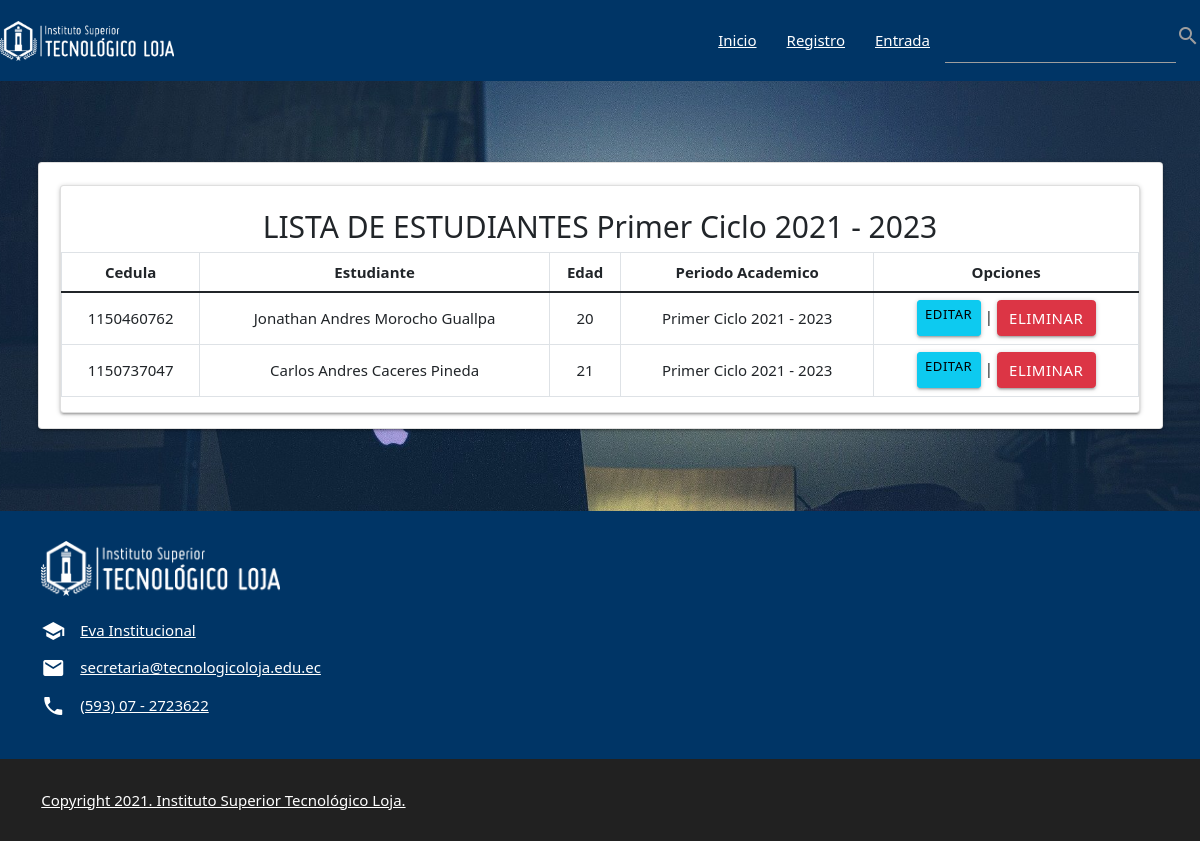
Page /inscritosCurso/4/ on the earlier database version.
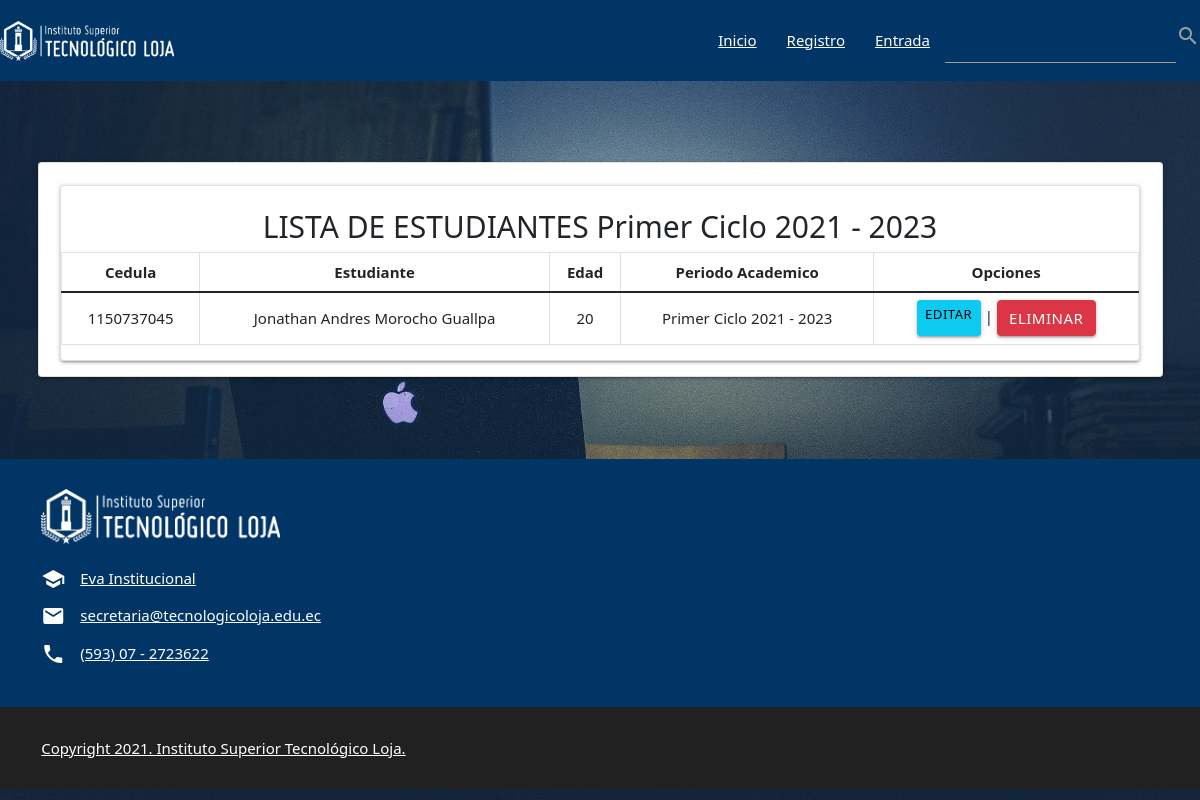
Same page on the later database version.
### Academico/models.py (models this page shows, shortened)
class Carrera(models.Model):
    Periodo_Academico = models.CharField(max_length=25)
    Fecha_inicio_Periodo = models.DateField()
    Duracion_Ciclo = models.CharField(max_length=25)
    def __str__(self):
        return self.Periodo_Academico

class Estudiante(models.Model):
    sexos = (('Masculino', 'Masculino'),('Femenino', 'Femenino'))
    periodos = (('P.Ciclo','Primer Ciclo'),('S.Ciclo','SegundO Ciclo'),('T.Ciclo','Tercer Ciclo'))
    materiasPrimer = (('P.1','Legislacion'),('P.1','Matematicas'),('T.Ciclo','Tercer Ciclo'))
    materiasSegun = (('P.1','Legislacion'),('P.1','Matematicas'),('T.Ciclo','Tercer Ciclo'))
    MateriasPrimerCiclo = (
    ('Matemáticas Discretas','Matemáticas Discretas'),
    ('Introducción al Desarrollo de Software','Introducción al Desarrollo de Software'),
    ('Fundamentos de la Programación','Fundamentos de la Programación'),
    ('Análisis y Diseño de Sistemas','Análisis y Diseño de Sistemas'),
    ('Ingles I','Ingles I'),
    ('Desarrollo del Pensamiento','Desarrollo del Pensamiento')
    )
    MateriasSegundoCiclo = (
    ('Algebra y Trigonometría','Algebra y Trigonometría'),
    ('Base de Datos','Base de Datos'),
    ('Programación Orientada a Objetos','Programación Orientada a Objetos'),
    ('Metodologías de Desarrollo de Software','Metodologías de Desarrollo de Software'),
    ('Ingles II','Ingles II'),
    ('Lenguaje y Comunicación','Lenguaje y Comunicación')
    )
    MateriasTercerCiclo = (
    ('Cálculo Diferencial e Integral','Algebra y Trigonometría'),
    ('Fundamentos de la Administración','Base de Datos'),
    ('Programación Visual','Programación Orientada a Objetos'),
    ('Base de Datos Avanzada','Base de Datos Avanzada'),
    ('Diseño de Interfaz','Diseño de Interfaz'),
    ('Ingles III','Ingles III'),
    )
    MateriasCuartoCiclo = (
    ('Estadística Descriptiva','Estadística Descriptiva'),
    ('Legislación Informática','Legislación Informática'),
    ('Programación de Aplicaciones Web','Programación de Aplicaciones Web'),
    ('Desarrollo de Aplicaciones Moviles','Desarrollo de Aplicaciones Moviles'),
    ('Ingles IV','Ingles IV'),
    ('Diversidad Cultural','Diversidad Cultural'),
    )
    MateriasQuintoCiclo = (
    ('Proyecto de Titulación','Proyecto de Titulación'),
    ('Emprendimientos','Emprendimientos'),
    ('Auditoria Informática','Auditoria Informática'),
    ('Tendencias Actuales de Programación','Tendencias Actuales de Programación'),
    ('Calidad de Software','Calidad de Software'),
    ('Fundamentos de Software y Conectividad','Fundamentos de Software y Conectividad'),
    ('Ética Profesional','Ética Profesional'),
    )
    dni = models.CharField(max_length=10)
    Nombres = models.CharField(max_length=25)
    Apellidos = models.CharField(max_length=25)
    Fecha_Nacimiento = models.DateField()
    Edad = models.IntegerField()
    sexoM = models.CharField(max_length=10, choices=sexos)
    PeriodoAcademico = models.ForeignKey(Carrera, on_delete=models.CASCADE)
    PrimerCiclo = MultiSelectField(max_length=1000, max_choices=7, choices=MateriasPrimerCiclo, default=False, blank=True)
    SegundoCiclo = MultiSelectField(max_length=1000, max_choices=7, choices=MateriasSegundoCiclo, default=False, blank=True)
    TercerCiclo = MultiSelectField(max_length=1000, max_choices=7, choices=MateriasTercerCiclo, default=False, blank=True)
    CuartoCiclo = MultiSelectField(max_length=1000, max_choices=7, choices=MateriasCuartoCiclo, default=False, blank=True)
    QuintoCiclo = MultiSelectField(max_length=1000, max_choices=7, choices=MateriasQuintoCiclo, default=False, blank=True)

### Academico/views.py (the view)
# urls.py: path('inscritosCurso/<int:id>/', views.inscritosCurso, name='inscritosCurso'),
def inscritosCurso(request, id):
    academico = Carrera.objects.get(id=id)
    EstudiantesIns = Estudiante.objects.filter(PeriodoAcademico = academico)
    contexto = {
        'Periodo': academico,
        'Academico': EstudiantesIns,
    }
    return render(request, 'plantillas/lista_matriculasEstudiantes.html', contexto)

### Academico/templates/plantillas/lista_matriculasEstudiantes.html (shortened to what this page needs)
{% extends "plantillas/principal.html" %}
{% block content %}
<center><br><br><br><br>
    <div class="card center" style="width: 75rem; background-color: #FFFFFF; padding-top: 15px">
        <div class="container">
            <link href="https://cdn.jsdelivr.net/npm/bootstrap@5.1.0/dist/css/bootstrap.min.css" rel="stylesheet"
>
            <center>
                <div class="card center" style="width: 72rem; background-color: #FFFFFF;"><br>
                    <h2>LISTA DE ESTUDIANTES {{ Periodo }}</h2>
                    <table class="table table-bordered">
                        <thead>
                            <tr class="text-center">
                                <th>Cedula</th>
                                <th>Estudiante</th>
                                <th>Edad</th>
                                <th>Periodo Academico</th>
                                <th>Opciones</th>
                            </tr>
                        </thead>
                        <tbody>
                            {% for aca in Academico %}
                            <tr class="text-center">
                                <td class="text-center">{{aca.dni}}</td>
                                <td class="text-center">{{aca.Nombres}} {{aca.Apellidos}}</td>
                                <td class="text-center">{{aca.Edad}}</td>
                                <td class="text-center">{{aca.PeriodoAcademico}}</td>
                                <td class="text-center"><a href="{% url 'Academico:editar_matricula' aca.id %}"
                                        class="btn btn-info btn-sm">Editar</a> |
                                    <a href="{% url 'Academico:eliminar_matricula' aca.id %}"
                                        class="btn btn-danger">Eliminar</a>
                                </td>
                            </tr>
                            {% endfor %}
                        </tbody>
                    </table>
                </div>
            </center>
        </div>
</center><br><br><br>
{% endblock content %}

### Academico/templates/plantillas/principal.html (shortened to what this page needs)
<!DOCTYPE html>
<html lang="en">
<head>
  {% block css %}
  {% load static %}
  <link rel="stylesheet" href="https://cdnjs.cloudflare.com/ajax/libs/materialize/1.0.0/css/materialize.min.css">
  <link rel="stylesheet" href="https://cdnjs.cloudflare.com/ajax/libs/materialize/1.0.0-rc.1/css/materialize.min.css"
 />
  <link href="https://cdn.jsdelivr.net/npm/bootstrap@5.1.1/dist/css/bootstrap.min.css" rel="stylesheet"
>
  {% endblock css %}
  <nav>
    <div class="navbar navbar-light" style="background-color: #003566;">
      <img src="/static/imagenes/logo.png" height="40"><br>
      <ul id="nav-mobile" class="right hide-on-med-and-down">
        {% if user.is_authenticated %}
        <li><a href="/paginaPrincipal/">Inicio</a></li>
        <li><a href="/crear_PeriodoAcademico">Nuevo Periodo Academico</a></li>
        <li><a href="/lista_form">Periodos</a></li>
        <li><a href="/lista_matriculasEstudiantes">Estudiantes</a></li>
        <li><a href="/"></a>{{user.username}}</li>
        <li><a href="/logout">salir</a></li>
        <li><input id="search" type="search" required></li>
        <li><label class="label-icon" for="search"><i class="material-icons">search</i></label></li>
        {% else %}
        <li><a href="/">Inicio</a></li>
        <li><a href="/registro_Admin">Registro</a></li>
        <li><a href="/login">Entrada</a></li>
        <li><input id="search" type="search" required></li>
        <li> <label class="label-icon" for="search"><i class="material-icons">search</i></label></li>
        {% endif %}
      </ul>
    </div>
  </nav>
</head>
<body>
  {% block content %} {% endblock %}
  {% block javascript %}
  {% load static %}
  {% endblock javascript %}
  <section class="navbar navbar-light-lg" style="background-color: #003566;">
    <div class="container">
      <div class="col s12 left "><br>
        <img src="/static/imagenes/logo.png" height="55"><br><br>
        <div class="row" cols="4"><br>
          <a class="white-text" href="https://eva.tecnologicoloja.edu.ec/login/index.php">
            <i class="  material-icons left">school</i>
            <p>Eva Institucional</p>
          </a>
          <a class="white-text">
            <i class="material-icons left">email </i>
            <p>secretaria@tecnologicoloja.edu.ec</p>
          </a>
          <a class="white-text">
            <i class="material-icons left">phone</i>
            <p>(593) 07 - 2723622</p>
          </a>
        </div>
      </div>
    </div>
  </section>
  <section class="section section-follow 212121 grey darken-4 white-text">
    <div class="container">
      <div class="col s12">
        <a class="white-text" href="#">
          </p> Copyright 2021. Instituto Superior Tecnológico Loja.</p>
      </div>
    </div>
  </section>
</body>
</html>

### Academico/templates/plantillas/principal.html (style rules this page uses)
body { width: 100%; min-height: 100vh; background-image: url('../../static/imagenes/Fondo2.jpg'); background-repeat: no-repeat; background-position: center; background-size: cover; background-attachment: fixed; }
body:before { content: ''; min-height: 100vh; width: 100%; min-height: 100vh; position: absolute; top: 0; left: 0; background-image: linear-gradient(rgba (255, 255, 255, .1), rgba(34, 40, 49, 1)); }

Differences in the rows shown:
removed Estudiante: dni "1150460762", Nombres "Jonathan Andres", Apellidos "Morocho Guallpa", Edad "20", PeriodoAcademico "Primer Ciclo 2021 - 2023"
removed Estudiante: dni "1150737047", Nombres "Carlos Andres", Apellidos "Caceres Pineda", Edad "21", PeriodoAcademico "Primer Ciclo 2021 - 2023"
added Estudiante: dni "1150737045", Nombres "Jonathan Andres", Apellidos "Morocho Guallpa", Edad "20", PeriodoAcademico "Primer Ciclo 2021 - 2023"
